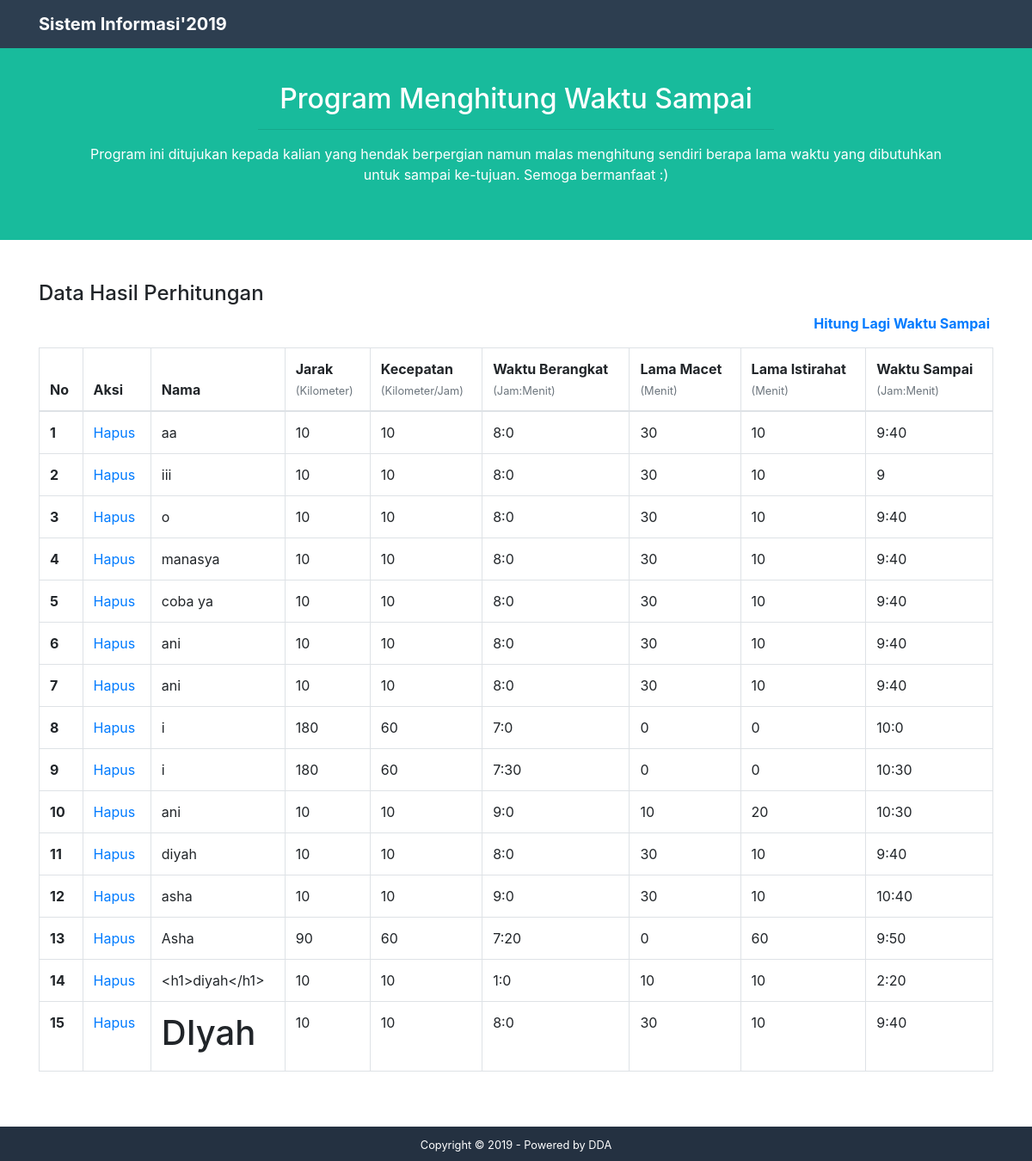
Screenshot of /tabeldata.php with the database file from the repository.
### tables this page shows
CREATE TABLE `waktutempuh` (
  `id` int(11) NOT NULL,
  `nama` varchar(50) NOT NULL,
  `jarak` int(11) NOT NULL,
  `kecepatan` int(11) NOT NULL,
  `w_berangkat` varchar(5) NOT NULL,
  `w_macet` int(11) NOT NULL,
  `w_istirahat` int(11) NOT NULL,
  `w_sampai` varchar(5) NOT NULL
);

### config.php (called while the page is built, shortened)
<?php
$conn= mysqli_connect("localhost", "root", "", "perhitunganwaktu");
function query($query){
	global $conn;
	$result = mysqli_query($conn, $query);
	$rows = [];
	while($row = mysqli_fetch_assoc($result) ){
		$rows[] = $row ;
	}
	return $rows;
}
?>

### tabeldata.php (the view, shortened to what this page needs)
<?php
	include("config.php");
	$datatabel= query("SELECT * FROM waktutempuh");
?>
<!DOCTYPE html>
<html>
<head>
    <link rel="stylesheet" href="asset/css/bootstrap.min.css">
</head>
<body>
	<nav class="navbar navbar-expand-lg fixed-top text-white" style="background-color: #2D3E50">
	  <div class="container">
	    <a class="navbar-brand">
	    	<strong>Sistem Informasi'2019</strong>
	    </a>
	  </div>
	</nav>
<section id="programinput" class="text-white py-5" style="background-color: #18BB9C">
<div class="container">
	<div class="row">
		<div class="col-sm-12 mt-5" id="judul" style="text-align: center;">
			<h2>Program Menghitung Waktu Sampai</h2>
			<hr style="max-width: 600px;">
			<p class="mx-5"style="font-color: #4F5356;">Program ini ditujukan kepada kalian yang hendak berpergian namun malas menghitung sendiri berapa lama waktu yang dibutuhkan untuk sampai ke-tujuan. Semoga bermanfaat :)</p>
		</div>
	</div>
</div>
</section>
<section id="forminput">
<div class="container">
	<div class="row justify-content-center">
			<div class="col-sm-12 my-5" id="tabel">
				<h4>Data Hasil Perhitungan</h4>
				<a class="row justify-content-end mr-1" href="index.php"><strong>Hitung Lagi Waktu Sampai</strong></a>
				<div class="table-responsive-sm">
				<table class="table table-bordered my-3" >
					<thead>
					    <tr>
						    <th scope="col">No</th>
						    <th scope="col">Aksi</th>
						    <th scope="col">Nama</th>
						    <th scope="col">Jarak <br><small class="text-muted">(Kilometer)</small></th>
						    <th scope="col">Kecepatan <br><small class="text-muted">(Kilometer/Jam)</smal></th>
						    <th scope="col">Waktu Berangkat <br><small class="text-muted">(Jam:Menit)</small></th>
						    <th scope="col">Lama Macet<br><small class="text-muted">(Menit)</small></th>
						    <th scope="col">Lama Istirahat <br><small class="text-muted">(Menit)</small></th>
						    <th scope="col">Waktu Sampai<br><small class="text-muted">(Jam:Menit)</small></th>
					    </tr>
					</thead>
					<tbody>
						<?php $i = 1; ?>
						<?php foreach($datatabel as $row) : ?>
					    <tr>
						    <th scope="row"><?= $i;  ?></th>
						    <td>
						    	<a href="hapus.php?id= <?= $row["id"]; ?>" onclick=" return confirm('Hapus Data dari Program?');" >Hapus</a>
						    </td>
						    <td><?= $row["nama"]; ?></td>
						    <td><?= $row["jarak"]; ?></td>
						    <td><?= $row["kecepatan"]; ?></td>
						    <td><?= $row["w_berangkat"]; ?></td>
						    <td><?= $row["w_macet"]; ?></td>
						    <td><?= $row["w_istirahat"]; ?></td>
						    <td><?= $row["w_sampai"]; ?></td>
					    </tr>
					    <?php $i++;  ?>
						<?php endforeach;  ?>
					</tbody>
				</table>
				</div>
			</div>
		</div>
</div>
</section>
	<nav class=" sticky-bottom text-white py-2" style="background-color: #243141">
	  <div class="container text-center">
	       	<small>Copyright &copy; 2019 - Powered by DDA</small>
	   </div>
	</nav>
</body>
</html>

### rows the page displays
waktutempuh: nama "aa", jarak "10", kecepatan "10", w_berangkat "8:0", w_macet "30", w_istirahat "10", w_sampai "9:40"
waktutempuh: nama "iii", jarak "10", kecepatan "10", w_berangkat "8:0", w_macet "30", w_istirahat "10", w_sampai "9"
waktutempuh: nama "o", jarak "10", kecepatan "10", w_berangkat "8:0", w_macet "30", w_istirahat "10", w_sampai "9:40"
waktutempuh: nama "manasya", jarak "10", kecepatan "10", w_berangkat "8:0", w_macet "30", w_istirahat "10", w_sampai "9:40"
waktutempuh: nama "coba ya", jarak "10", kecepatan "10", w_berangkat "8:0", w_macet "30", w_istirahat "10", w_sampai "9:40"
waktutempuh: nama "ani", jarak "10", kecepatan "10", w_berangkat "8:0", w_macet "30", w_istirahat "10", w_sampai "9:40"
waktutempuh: nama "ani", jarak "10", kecepatan "10", w_berangkat "8:0", w_macet "30", w_istirahat "10", w_sampai "9:40"
waktutempuh: nama "i", jarak "180", kecepatan "60", w_berangkat "7:0", w_macet "0", w_istirahat "0", w_sampai "10:0"
waktutempuh: nama "i", jarak "180", kecepatan "60", w_berangkat "7:30", w_macet "0", w_istirahat "0", w_sampai "10:30"
waktutempuh: nama "ani", jarak "10", kecepatan "10", w_berangkat "9:0", w_macet "10", w_istirahat "20", w_sampai "10:30"
waktutempuh: nama "diyah", jarak "10", kecepatan "10", w_berangkat "8:0", w_macet "30", w_istirahat "10", w_sampai "9:40"
waktutempuh: nama "asha", jarak "10", kecepatan "10", w_berangkat "9:0", w_macet "30", w_istirahat "10", w_sampai "10:40"
waktutempuh: nama "Asha", jarak "90", kecepatan "60", w_berangkat "7:20", w_macet "0", w_istirahat "60", w_sampai "9:50"
waktutempuh: nama "<h1>diyah</h1>", jarak "10", kecepatan "10", w_berangkat "1:0", w_macet "10", w_istirahat "10", w_sampai "2:20"
waktutempuh: nama "DIyah", jarak "10", kecepatan "10", w_berangkat "8:0", w_macet "30", w_istirahat "10", w_sampai "9:40"
